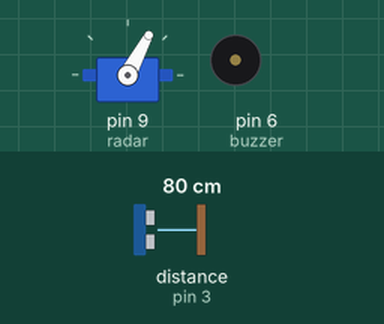
A sketch run on a simulated Arduino Uno, built with avr-gcc and run on an emulated ATmega328P. Parts: servo, buzzer (waves = sounding, pin HIGH). Wiring (inferred from the names in the program): ultrasonic range finder: trigger pin 2; echo pin 3. The test bench sets the inputs (shaded band); at power-on: distance to the obstacle (sensor on pin 3) 80 cm. The echo pulse lasts 58.3 µs per cm; pins used as bus, display or sensor lines are not drawn.

Above: at 1.2 s.
1.3 s: distance to the obstacle (sensor on pin 3) set to 22 cm
At 1.67 s:
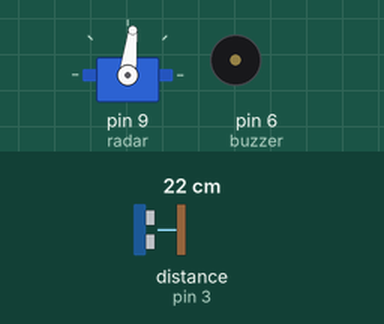
4.3 s: distance to the obstacle (sensor on pin 3) set to 18 cm
At 4.56 s:
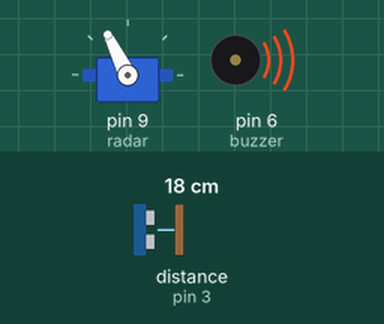
At 5.16 s:
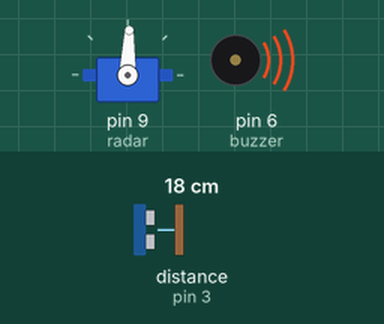
Timing chart, 0 to 16.3 s (numbered marks = the images above; inputs shaded):
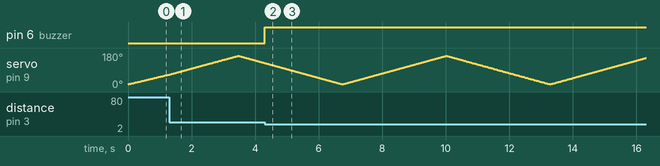

The sketch:

WiFiLedBuzzerControl.ino
```cpp
#include <Servo.h>

Servo radar;

int trigPin = 2;
int echoPin = 3;
int buzzer  = 6;

long duration;
int distance;

void setup() {
  radar.attach(9);
  pinMode(trigPin, OUTPUT);
  pinMode(echoPin, INPUT);
  pinMode(buzzer, OUTPUT);
}

void loop() {

  for(int angle = 15; angle <= 165; angle++) {
    radar.write(angle);
    delay(20);
    distance = getDistance();

    if(distance > 0 && distance < 20) {
      digitalWrite(buzzer, HIGH);
    } else {
      digitalWrite(buzzer, LOW);
    }
  }

  for(int angle = 165; angle >= 15; angle--) {
    radar.write(angle);
    delay(20);
    distance = getDistance();

    if(distance > 0 && distance < 20) {
      digitalWrite(buzzer, HIGH);
    } else {
      digitalWrite(buzzer, LOW);
    }
  }
}

int getDistance() {

  digitalWrite(trigPin, LOW);
  delayMicroseconds(2);

  digitalWrite(trigPin, HIGH);
  delayMicroseconds(10);
  digitalWrite(trigPin, LOW);

  duration = pulseIn(echoPin, HIGH, 25000);

  if(duration == 0) return -1;

  int dist = duration * 0.034 / 2;
  return dist;
}
```

Measured:
- the behaviour switches between 21 and 20 cm on distance to the obstacle (sensor on pin 3) (found by bisection; images 1 and 2)
- after the input at 4.3 s, pin 6 (buzzer): LOW → HIGH at once
